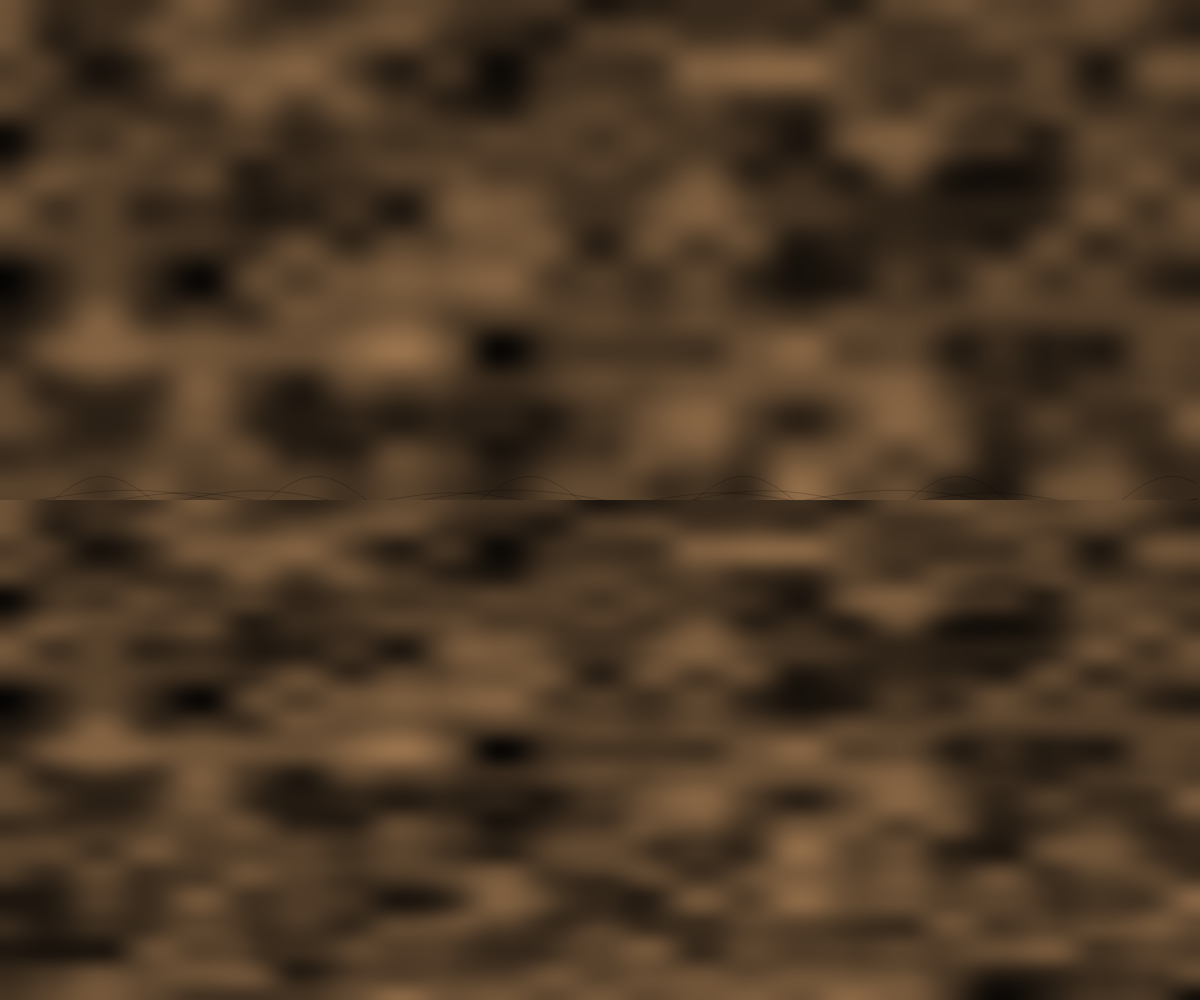
Frame 1 (no input)
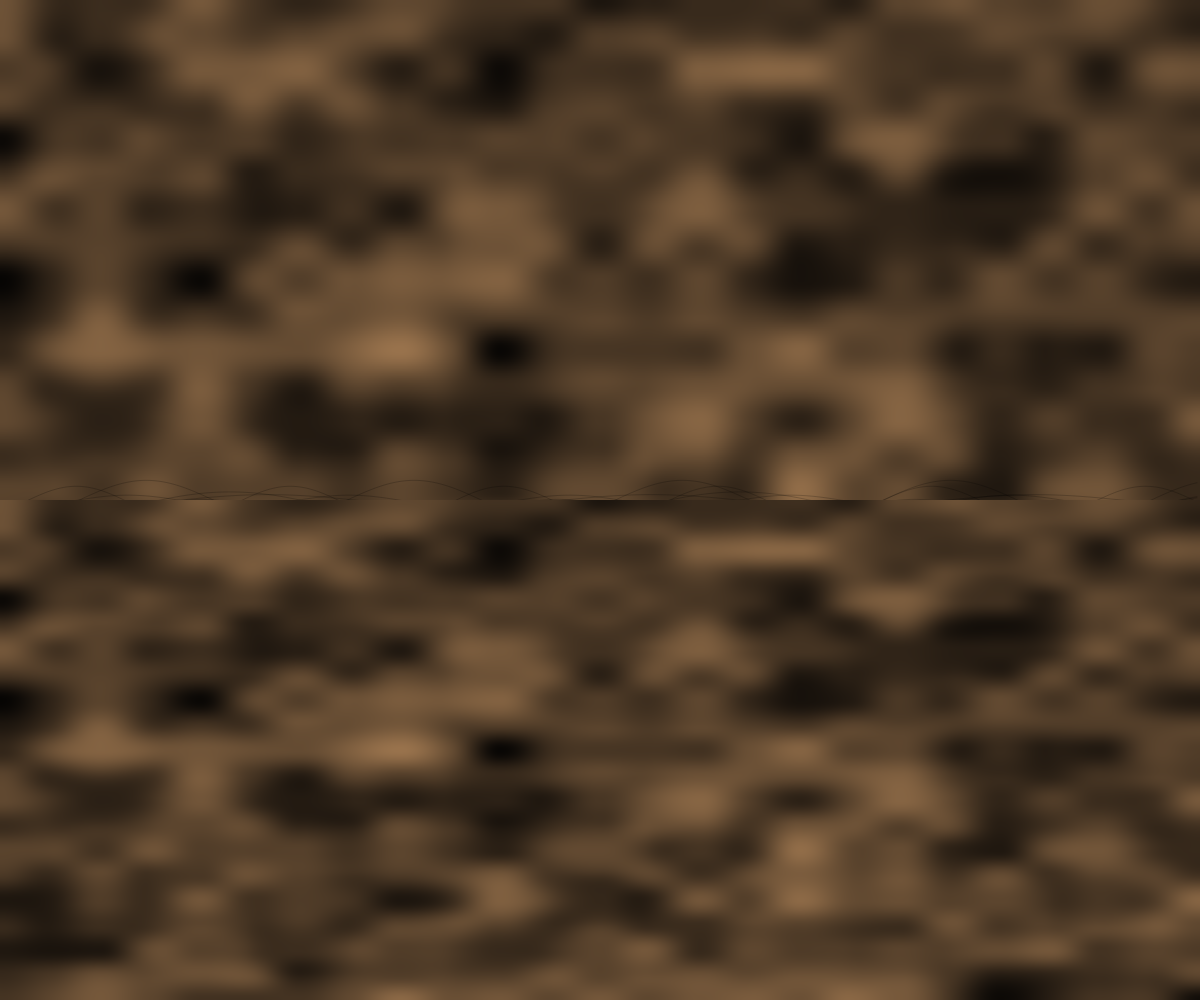
Frame 60 (no input)
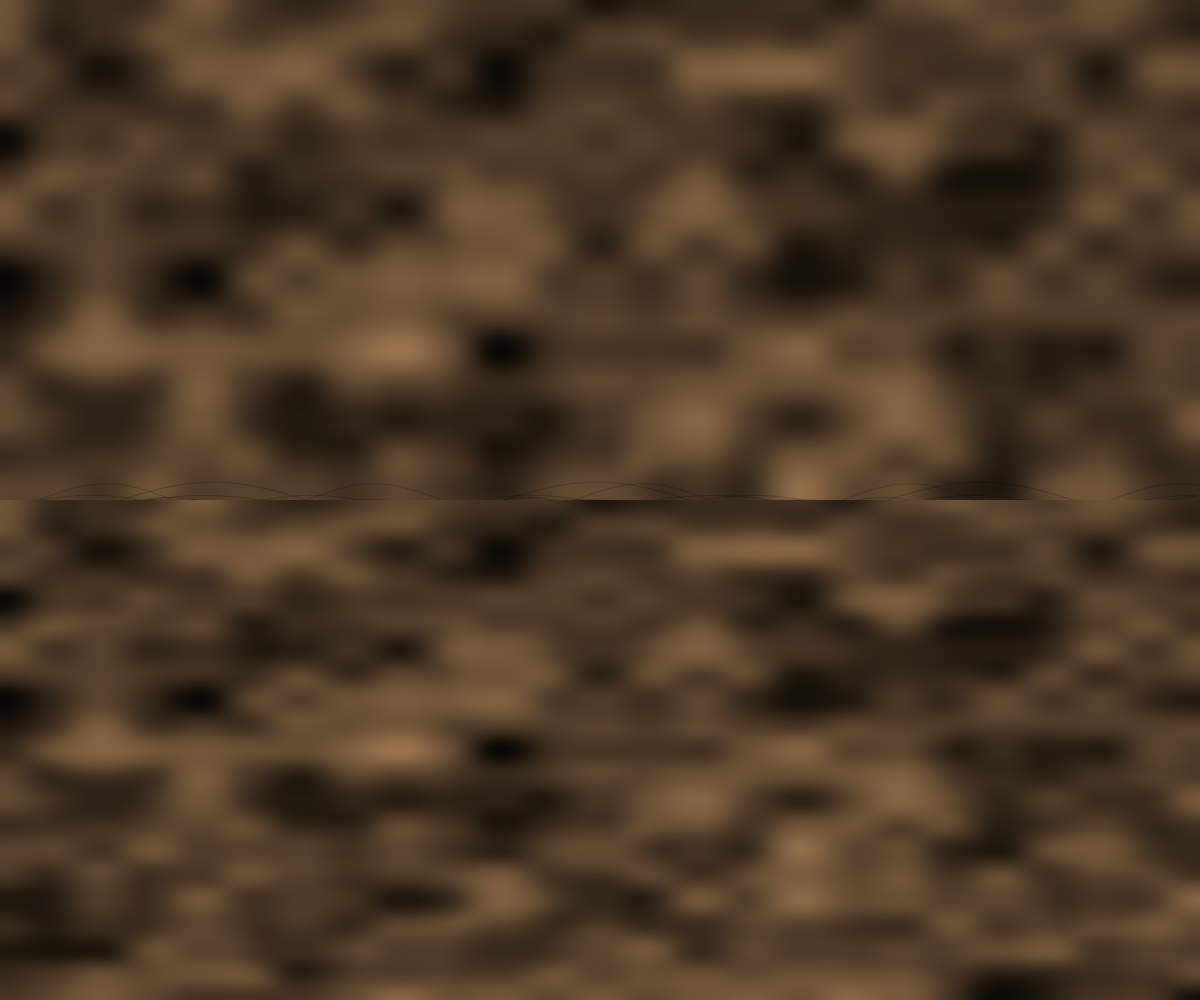
Frame 120 (the mouse pressed at the canvas centre since frame 60)

The p5.js sketch that drew these frames (run headless with seeded random() and noise() and a simulated clock; from frame 60 on, the mouse is pressed at the canvas centre):

// p5.js sketch
// ── sketch.js
let waves = [];
let boatX = 0;
let boatY = 0;
let boatSpeed = 0.2;
let texturePattern;

function setup() {
  createCanvas(windowWidth, windowHeight);
  
  // Create a petrified wood texture pattern
  texturePattern = createGraphics(width, height);
  texturePattern.noiseDetail(2, 0.5);
  texturePattern.loadPixels();
  for (let y = 0; y < height; y++) {
    for (let x = 0; x < width; x++) {
      let n = texturePattern.noise(x * 0.01, y * 0.01) * 255;
      let c = color(n * 0.8, n * 0.6, n * 0.4, 255);
      texturePattern.set(x, y, c);
    }
  }
  texturePattern.updatePixels();
  
  // Initialize waves with random positions and heights
  for (let i = 0; i < 150; i++) {
    waves.push({
      x: random(width),
      y: random(height / 2, height),
      height: random(5, 30),
      speed: random(0.005, 0.02),
      phase: random(TWO_PI),
      amplitude: random(0.01, 0.05)
    });
  }
  
  // Set initial boat position
  boatX = width + 100;
  boatY = height * 0.6;
}

function draw() {
  // Draw textured sky with sunset gradients
  drawSkyGradient();
  
  // Draw textured ocean surface with ripples
  drawTexturedOcean();
  
  // Draw boat
  drawBoat();
  
  // Update boat position
  boatX -= boatSpeed;
  if (boatX < -100) boatX = width + 100;
}

function drawSkyGradient() {
  // Create gradient from deep orange at the horizon to purple at the top
  for (let y = 0; y < height; y++) {
    let inter = map(y, 0, height, 0, 1);
    let c = lerpColor(color(255, 100, 0), color(100, 30, 150), inter);
    stroke(c);
    line(0, y, width, y);
  }
  
  // Overlay petrified wood texture on sky
  image(texturePattern, 0, 0, width, height * 0.7);
}

function drawTexturedOcean() {
  // Draw textured ocean surface with high-contrast ripples
  for (let i = 0; i < waves.length; i++) {
    let wave = waves[i];
    
    // Update wave phase
    wave.phase += wave.speed;
    
    // Calculate wave height with sine function
    let h = sin(wave.phase) * wave.height;
    
    // Draw ripple with texture effect
    stroke(0, 50); // Very dark, semi-transparent
    noFill();
    beginShape();
    for (let x = 0; x < width; x += 3) {
      let y = wave.y + sin(x * wave.amplitude + wave.phase) * h;
      vertex(x, y);
    }
    endShape();
  }
  
  // Draw petrified wood texture on ocean
  image(texturePattern, 0, height * 0.5, width, height * 0.5);
}

function drawBoat() {
  // Draw sailboat silhouette with organic texture
  fill(0);
  noStroke();
  
  // Boat hull with texture effect
  ellipse(boatX, boatY, 60, 15);
  
  // Mast and sail
  stroke(0);
  line(boatX, boatY - 20, boatX, boatY - 50); // mast
  
  // Sail with texture
  fill(240, 240, 240, 180); // Semi-transparent white sail
  triangle(boatX, boatY - 50, boatX + 30, boatY - 30, boatX, boatY - 20);
  
  // Overlay texture on boat
  image(texturePattern, boatX - 30, boatY - 30, 60, 30);
}

function windowResized() {
  resizeCanvas(windowWidth, windowHeight);
}
